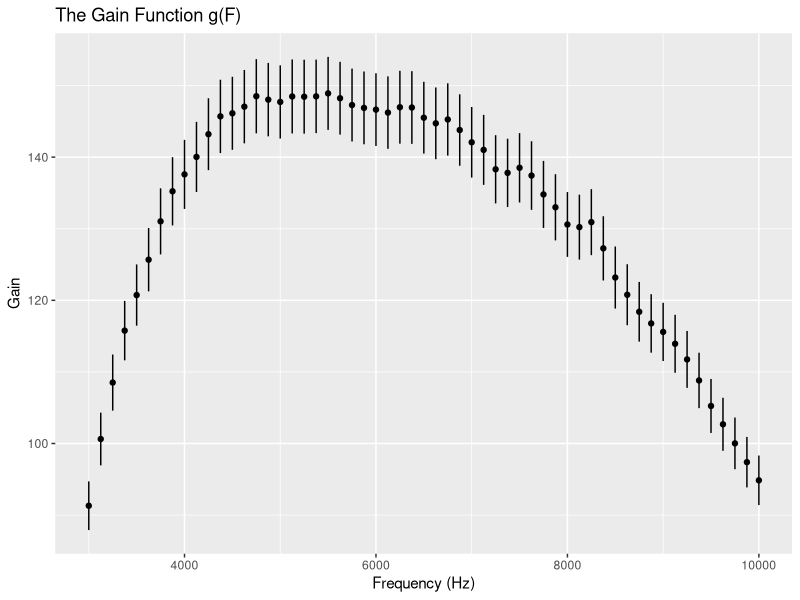

Here is the R script that generated this plot:
## ---- chunk 1
knitr::opts_chunk$set(echo = TRUE)
## ---- chunk 2
vin1<-read.csv("VIN1.CSV")
names(vin1)<-c("x", "y")
## ---- chunk 3
vin2<-read.csv("VIN2.CSV")
names(vin2)<-c("x", "y")
vin3<-read.csv("VIN3.CSV")
names(vin3)<-c("x", "y")
vin4<-read.csv("VIN4.CSV")
names(vin4)<-c("x", "y")
vin5<-read.csv("VIN5.CSV")
names(vin5)<-c("x", "y")
vout1<-read.csv("VOUT1.CSV")
names(vout1)<-c("x", "y")
vout2<-read.csv("VOUT2.CSV")
names(vout2)<-c("x", "y")
vout3<-read.csv("VOUT3.CSV")
names(vout3)<-c("x", "y")
vout4<-read.csv("VOUT4.CSV")
names(vout4)<-c("x", "y")
vout5<-read.csv("VOUT5.CSV")
names(vout5)<-c("x", "y")
## ---- chunk 4
m_in<- (vin1$y+vin2$y+vin3$y+vin4$y+vin5$y)/5
#take average of vouts
m_vout <- data.frame(Frequency = vout1$x, Volts = (vout1$y+vout2$y+vout3$y+vout4$y+vout5$y)/5)
## ---- chunk 5
#compute gain using the average vouts and m_in
gain <- data.frame(Frequency = vout1$x, Gain = (m_vout[2]/m_in))

#this is consistent with the max gain of 150 calculated in class.
## ---- chunk 6
rmserrors <- sqrt(data.frame(
  vin1 = sum(((m_in-vin1$y)^2))/399, 
  vin2 = sum(((m_in-vin2$y)^2))/399,
  vin3 = sum(((m_in-vin3$y)^2))/399,
  vin4 = sum(((m_in-vin4$y)^2))/399,
  vin5 = sum(((m_in-vin5$y)^2))/399,
  vout1 = sum((m_vout$Volts-vout1$y)^2)/399,
  vout2 = sum((m_vout$Volts-vout2$y)^2)/399,
  vout3 = sum((m_vout$Volts-vout3$y)^2)/399,
  vout4 = sum((m_vout$Volts-vout4$y)^2)/399,
  vout5 = sum((m_vout$Volts-vout5$y)^2)/399
))
#error in gain, adding in quadrature: 
vinerror <-sqrt(sum(rmserrors[1:5]^2))
vouterror <- sqrt(sum(rmserrors[6:10]^2))
gainerror <- gain[2]*sqrt((vinerror/m_in)^2+(vouterror*(m_vout[2])^-1)^2)
#g(f) error

## ---- chunk 7
library(ggplot2)
qplot(unlist(gain$Frequency[24:80]),unlist(gain$Volts[24:80]))+geom_errorbar(aes(x=unlist(gain$Frequency[24:80]), ymin=unlist(gain$Volts[24:80]-gainerror$Volts[24:80]), ymax=unlist(gain$Volts[24:80]+gainerror$Volts[24:80])), width=0.25)+labs(title = "The Gain Function g(F)", x= "Frequency (Hz)", y = "Gain")

